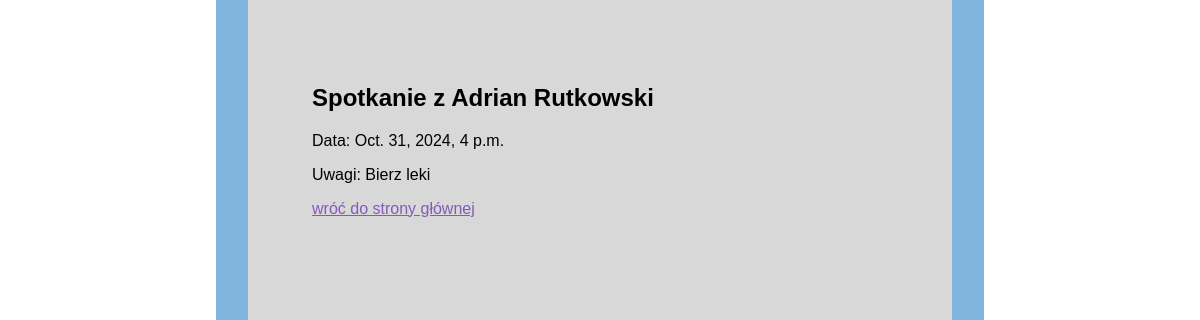
Page /appointment/1 on the committed database.
### appointments/models.py (models this page shows, shortened)
class Appointment(models.Model):
    date = models.DateTimeField(default=now())
    recommendations = models.CharField(max_length=256)
    patient = models.ForeignKey(Patient, on_delete=models.CASCADE)

class Patient(models.Model):
    last_name = models.CharField(max_length=32)
    first_name = models.CharField(max_length=32)
    city = models.CharField(max_length=96)
    address = models.CharField(max_length=144)
    age = models.IntegerField()

### appointments/views.py (the view)
# urls.py: path('appointment/<int:appointment_id>', views.appointment, name='appointment'),
def appointment(request, appointment_id):
    appointment = get_object_or_404(Appointment, id=appointment_id)
    return render(request, 'appointment.html', {
        'appointment': appointment
    })

### templates/appointment.html (shortened to what this page needs)
{% extends 'base.html' %}
{% block content %}
    <h2>Spotkanie z {{ appointment.patient.first_name }} {{ appointment.patient.last_name }}</h2>
    <p>Data: {{ appointment.date }}</p>
    <p>Uwagi: {{ appointment.recommendations }}</p>
    <p><a href="{% url 'index' %}">wróć do strony głównej</a></p>
{% endblock %}

### static/style.css (style rules this page uses)
:root { --bgcol: #d8d8d8; --blue-l: #81b5df; --link: #835bba; --link-hover: #da1eba; }
*, *::before, *::after { box-sizing: border-box; font-family: "Liberation Sans", sans-serif; }
body { margin: 0; background-image: url("img/nobody-office-with-medical-equipment-instruments.jpg"); background-size: cover; background-attachment: fixed; background-position-y: -300px; }
a { color: var(--link); }

### rows in the picture
Appointment: patient.first_name "Adrian", patient.last_name "Rutkowski", date "Oct. 31, 2024, 4 p.m.", recommendations "Bierz leki"
